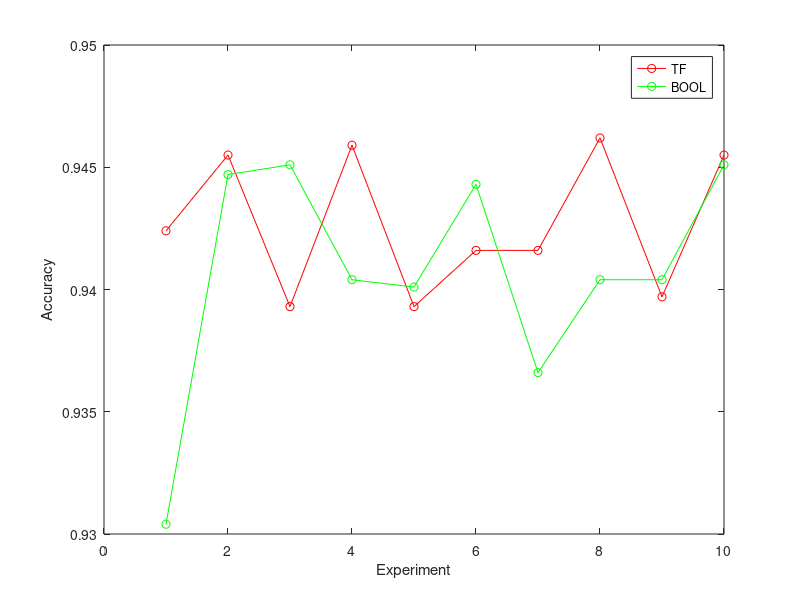

The MATLAB script that drew this image:
a1 = [0.9424    0.9455    0.9393    0.9459    0.9393    0.9416    0.9416 0.9462    0.9397    0.9455];
a2 = [0.9304    0.9447    0.9451    0.9404    0.9401    0.9443    0.9366 0.9404    0.9404    0.9451];
plot(1:10,a1,'-ro', 1:10,a2, '-go'), xlabel('Experiment'), ylabel('Accuracy'), legend('TF', 'BOOL')